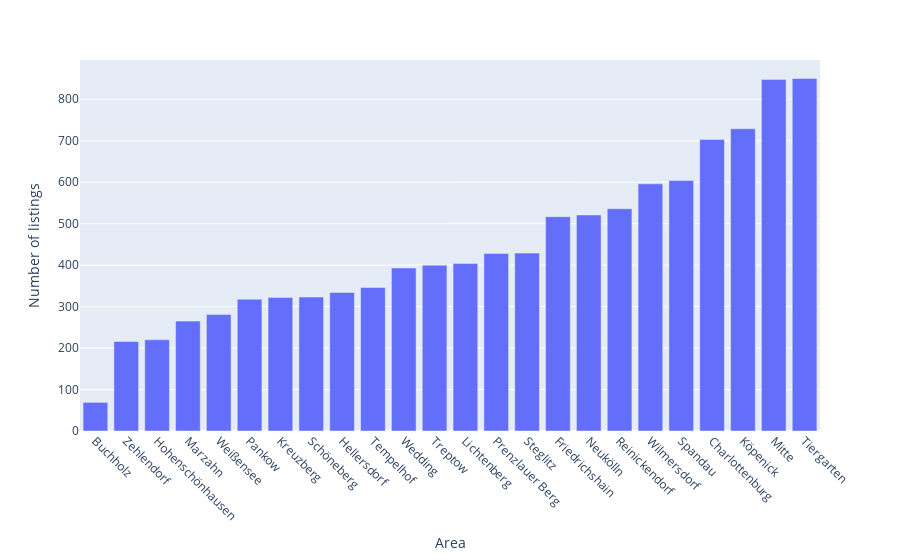

Here is the notebook cell this chart was saved with:
### Code cell
# create count plot of areas
import plotly.express as px
fig = px.bar(df.groupby(df['regio3']).count().sort_values('totalRent'), 
             x=df.groupby(df['regio3']).count().sort_values('totalRent').index
             , y='totalRent', 
            labels={'totalRent':'Number of listings','x':'Area'})

fig.update_xaxes(tickangle = 45)

fig.show()

### Figure 1 — Plotly figure (JSON) as saved in the notebook; plotly's stock layout.template omitted (floating-point values rounded to 4 significant figures)
{"data": [{"alignmentgroup": "True", "hovertemplate": "Area=%{x}<br>Number of listings=%{y}<extra></extra>", "legendgroup": "", "marker": {"color": "#636efa"}, "name": "", "offsetgroup": "", "orientation": "v", "showlegend": false, "textposition": "auto", "type": "bar", "x": ["Buchholz", "Zehlendorf", "Hohenschönhausen", "Marzahn", "Weißensee", "Pankow", "Kreuzberg", "Schöneberg", "Hellersdorf", "Tempelhof", "Wedding", "Treptow", "Lichtenberg", "Prenzlauer Berg", "Steglitz", "Friedrichshain", "Neukölln", "Reinickendorf", "Wilmersdorf", "Spandau", "Charlottenburg", "Köpenick", "Mitte", "Tiergarten"], "xaxis": "x", "y": [69, 216, 220, 265, 281, 318, 322, 323, 334, 346, 393, 400, 404, 428, 429, 517, 521, 536, 596, 604, 703, 729, 848, 850], "yaxis": "y"}], "layout": {"barmode": "relative", "legend": {"tracegroupgap": 0}, "margin": {"t": 60}, "xaxis": {"anchor": "y", "domain": [0, 1], "tickangle": 45, "title": {"text": "Area"}}, "yaxis": {"anchor": "x", "domain": [0, 1], "title": {"text": "Number of listings"}}}}
